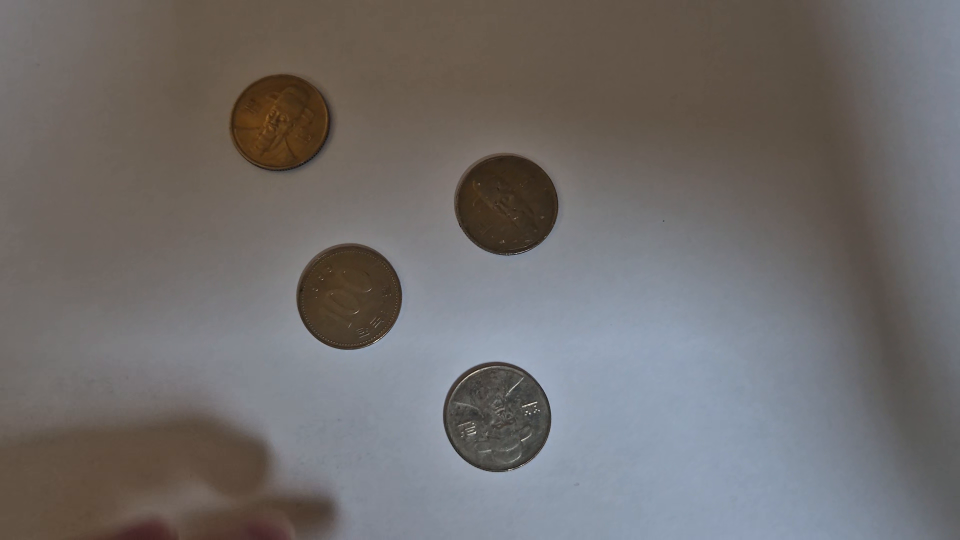
#> input picture frame 27 of coinfinal.mp4, 1920 x 1080 px (shown at 1/2 size)
$ jupyter execute homework4.ipynb
#> lines starting #> are read from the running program, lines starting #| are printed output that depends on the picture; after the words box and inside, x2 and y2 are one past the last pixel; in counts of white or black regions, pixels touching at a corner belong together
#### Homework4

##### (https://youtu.be/XvOzFmgU408)

[cell 1]
import numpy as np

import cv2

[cell 2]
def run_main():
    cap = cv2.VideoCapture("coinfinal.mp4")
    cap.set(cv2.CAP_PROP_FRAME_WIDTH, 1920)
    cap.set(cv2.CAP_PROP_FRAME_HEIGHT, 1080)
    while(True):
        ret, frame = cap.read()
#> frame is the input picture: shape (1080, 1920, 3); mean B, G, R 107.6, 108.6, 112.2
        roi = frame[0:1080, 0:1920]
        gray = cv2.cvtColor(roi, cv2.COLOR_BGR2GRAY)
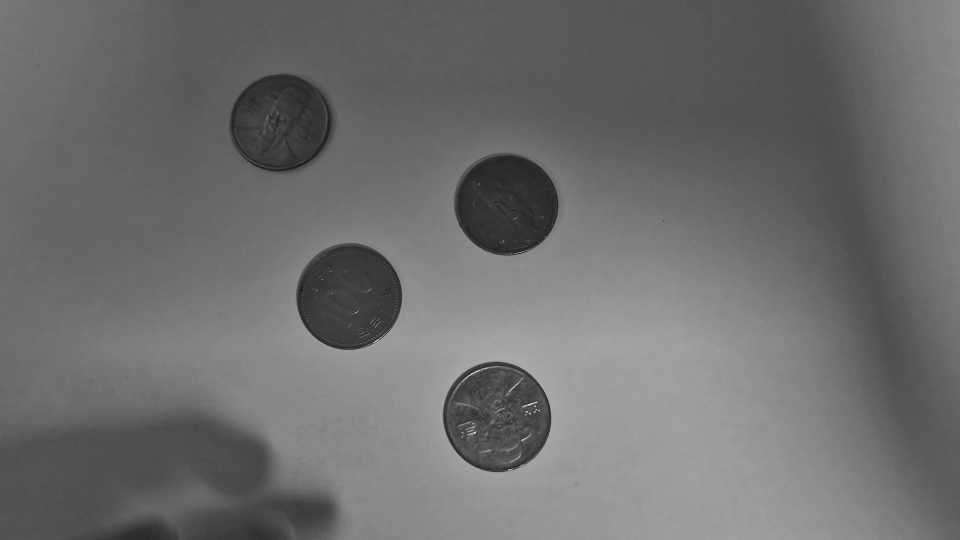
#> gray: shape (1080, 1920) (shown at 1/2 size); min 10, max 250, mean 109.6
        gray_blur = cv2.GaussianBlur(gray, (15, 15), 0)
        thresh = cv2.adaptiveThreshold(gray_blur, 255, cv2.ADAPTIVE_THRESH_GAUSSIAN_C,
                                       cv2.THRESH_BINARY_INV, 11, 1)
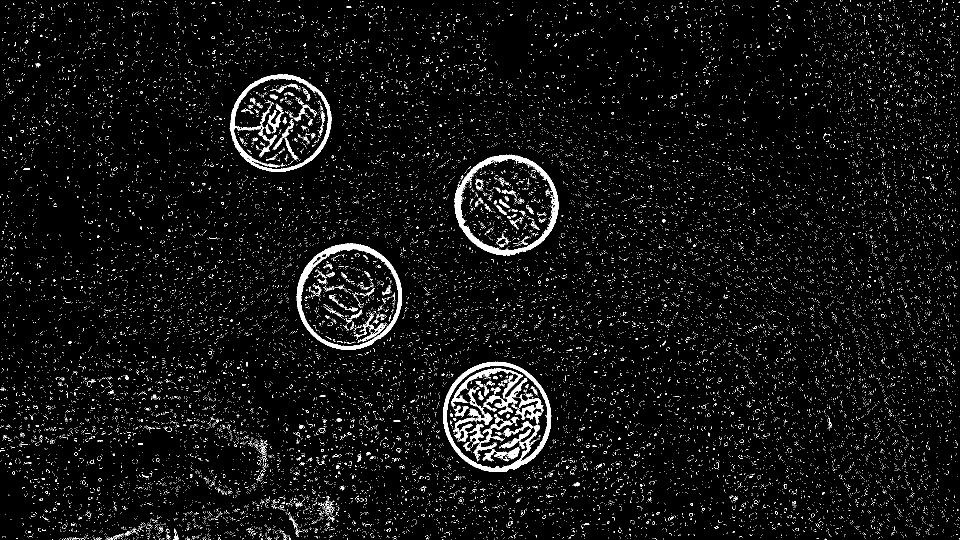
#> thresh: shape (1080, 1920) (shown at 1/2 size); 4.4% white; 24838 white regions (24645 under 20 px), largest, box (x1, y1, x2, y2) and area: (909, 309, 1117, 512) 5826, (886, 723, 1103, 944) 5774, (593, 487, 804, 700) 5578
        kernel = np.ones((3, 3), np.uint8)
        closing = cv2.morphologyEx(thresh, cv2.MORPH_CLOSE,
        kernel, iterations=4)
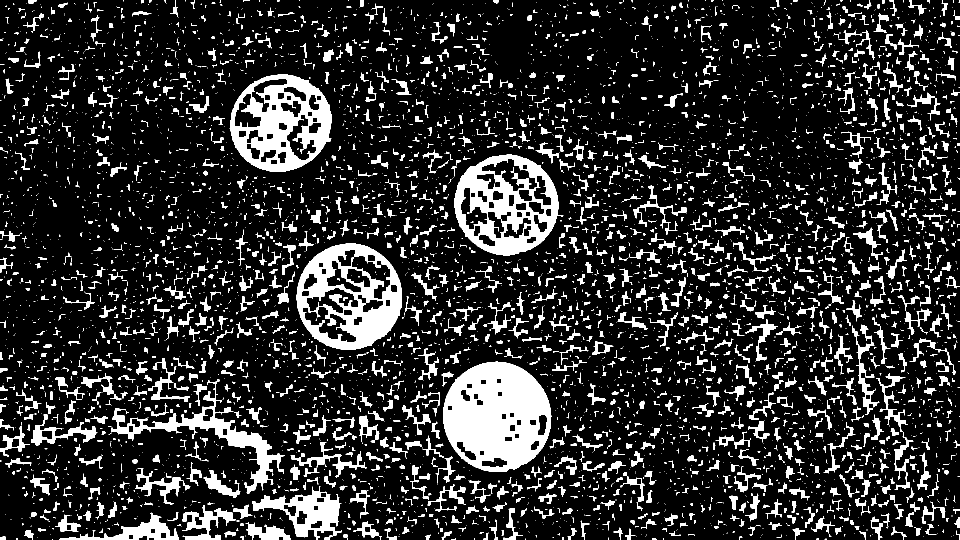
#> closing: shape (1080, 1920) (shown at 1/2 size); 15% white; 6021 white regions (4361 under 20 px)
        cont_img = closing.copy()
        contours, hierarchy = cv2.findContours(cont_img, cv2.RETR_EXTERNAL,
                                               cv2.CHAIN_APPROX_SIMPLE)
#> contours = 6003 contours, 4802 with area under 20; largest, box (x1, y1, x2, y2) and area: (886, 723, 1103, 944) 37028, (593, 487, 804, 700) 34798, (909, 309, 1127, 512) 32409, (459, 148, 664, 344) 30650, (223, 758, 570, 988) 9879
        for cnt in contours:
            area = cv2.contourArea(cnt)
            if area < 30000 or area > 50000:
                continue
            if len(cnt) < 5:
                continue
            ellipse = cv2.fitEllipse(cnt)
            cv2.ellipse(roi, ellipse, (0,255,0), 2)
#> this loop made 6003 passes
#> area on passes 18, 21, 24: 22, 21.5, 57
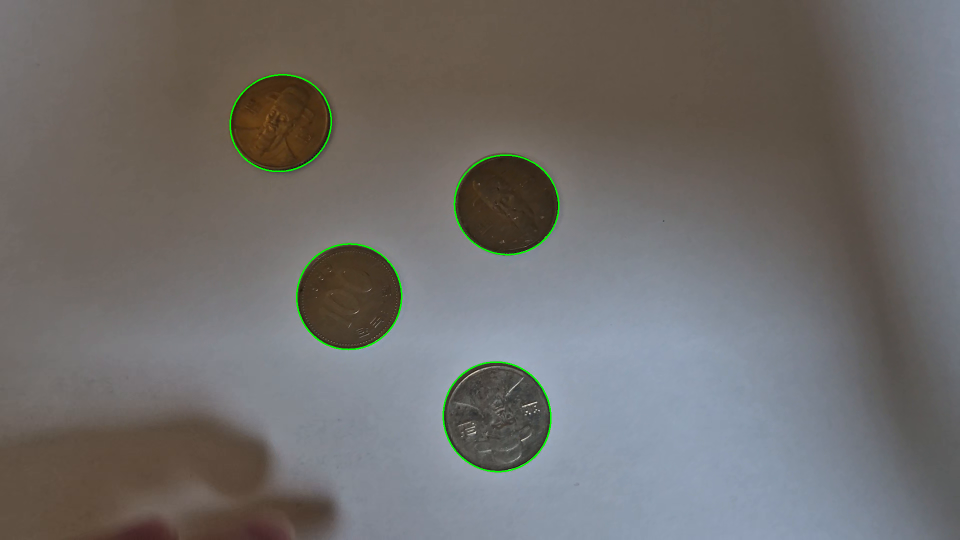
#> roi: shape (1080, 1920, 3) (shown at 1/2 size); 0.38% of pixels changed, all inside (x1, y1, x2, y2) = (459, 148, 1119, 945)
        cv2.imshow("Morphological Closing", closing)
        cv2.imshow("Adaptive Thresholding", thresh)
        cv2.imshow('Contours', roi)
        if cv2.waitKey(10) & 0xFF == ord('q'):
#> (key q is pressed here)
            break
    cap.release()
    cv2.destroyAllWindows()
if __name__ == "__main__":
    run_main()

$ run again, starting later in the video
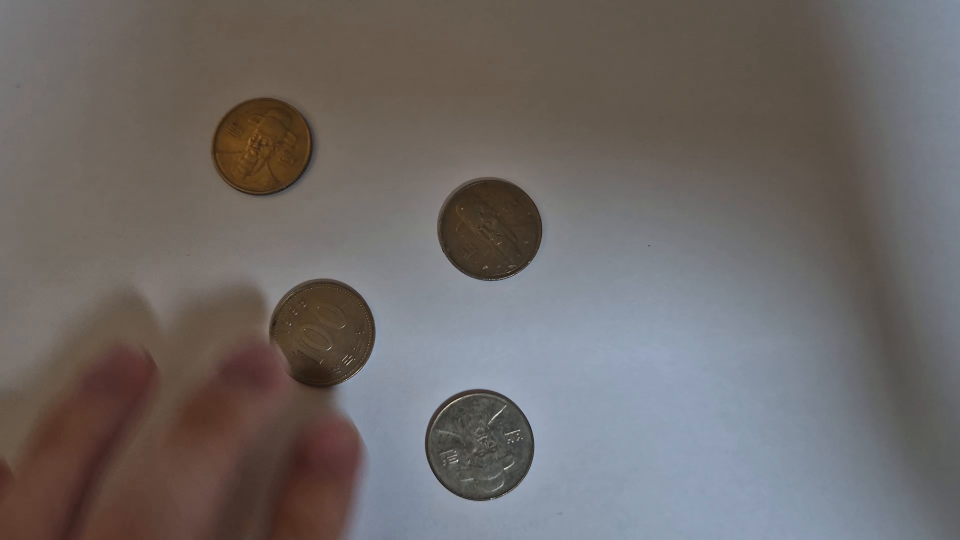
#> input picture frame 125 of coinfinal.mp4, 1920 x 1080 px (shown at 1/2 size)
#> in run_main, frame is the input picture: shape (1080, 1920, 3); mean B, G, R 102.8, 104.7, 109.9
#> in run_main, `thresh = cv2.adaptiveThreshold(gray_blur, 255, cv2.ADAPTIVE_THRESH_GAU..`:
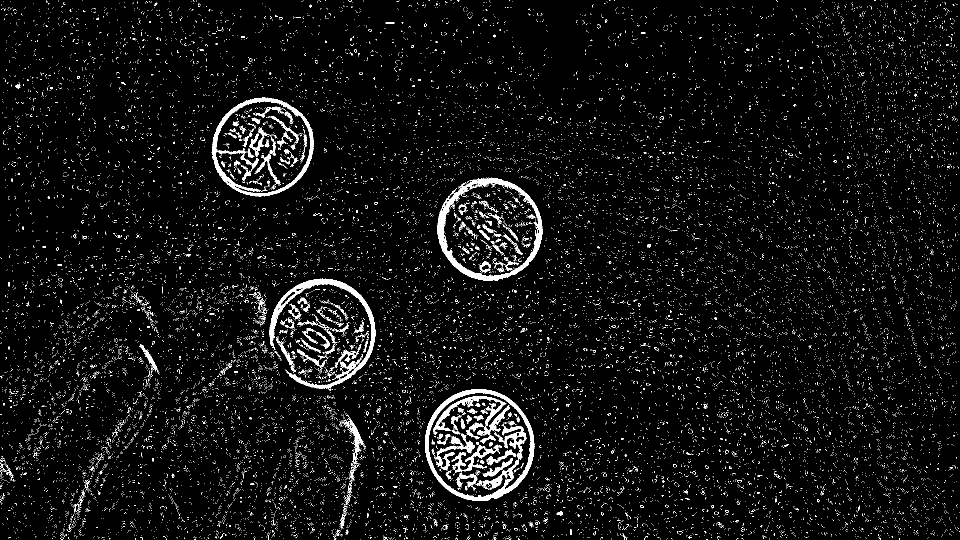
#> thresh: shape (1080, 1920) (shown at 1/2 size); 4.4% white; 24529 white regions (24332 under 20 px), largest, box (x1, y1, x2, y2) and area: (875, 355, 1085, 562) 6024, (539, 557, 751, 779) 5481, (850, 778, 1069, 1002) 5435
#> closing: shape (1080, 1920); 14.8% white; 5991 white regions (4471 under 20 px)
#> contours = 5981 contours, 4893 with area under 20; largest, box (x1, y1, x2, y2) and area: (331, 557, 751, 1080) 50555, (850, 778, 1069, 1002) 37988, (875, 355, 1093, 562) 33561, (423, 195, 628, 393) 31134, (69, 676, 319, 1080) 12582
#> the loop in run_main, `for cnt in contours:` made 5981 passes
#> area on passes 9, 16, 21: 22, 23, 21.5
#> after the loop in run_main, `for cnt in contours:`:
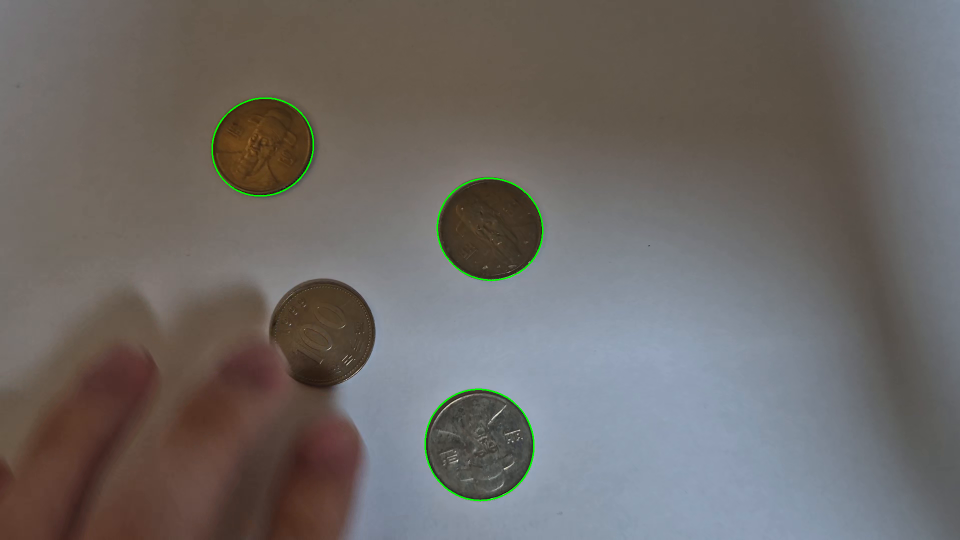
#> roi: shape (1080, 1920, 3) (shown at 1/2 size); 0.28% of pixels changed, all inside (x1, y1, x2, y2) = (423, 195, 1087, 1003)

$ run again, starting later in the video
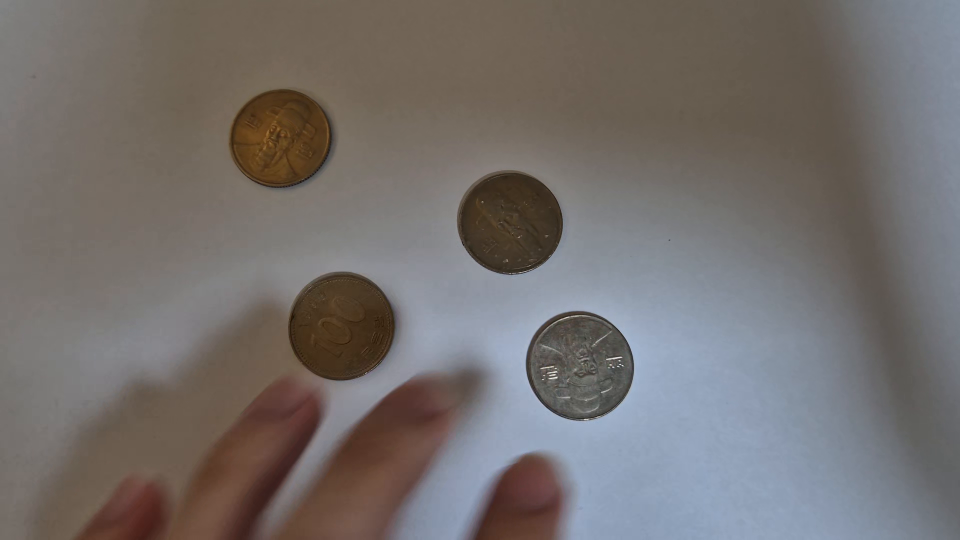
#> input picture frame 223 of coinfinal.mp4, 1920 x 1080 px (shown at 1/2 size)
#> in run_main, frame is the input picture: shape (1080, 1920, 3); mean B, G, R 108.7, 110.8, 116
#> in run_main, `thresh = cv2.adaptiveThreshold(gray_blur, 255, cv2.ADAPTIVE_THRESH_GAU..`:
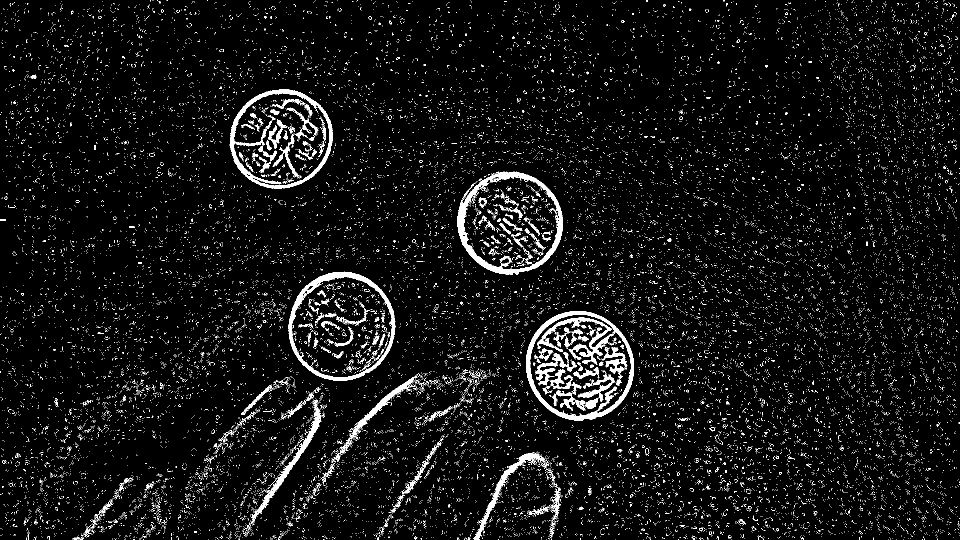
#> thresh: shape (1080, 1920) (shown at 1/2 size); 5% white; 26229 white regions (25982 under 20 px), largest, box (x1, y1, x2, y2) and area: (1052, 622, 1268, 842) 8248, (914, 343, 1126, 550) 6139, (577, 543, 791, 762) 5256
#> closing: shape (1080, 1920); 16.8% white; 5480 white regions (3979 under 20 px)
#> contours = 5471 contours, 4368 with area under 20; largest, box (x1, y1, x2, y2) and area: (1052, 622, 1268, 842) 36781, (577, 543, 800, 762) 36124, (914, 343, 1133, 550) 33944, (459, 178, 672, 377) 31846, (533, 667, 1002, 1080) 21476
#> the loop in run_main, `for cnt in contours:` made 5471 passes
#> area on passes 8, 12, 19: 24.5, 24.5, 43.5
#> after the loop in run_main, `for cnt in contours:`:
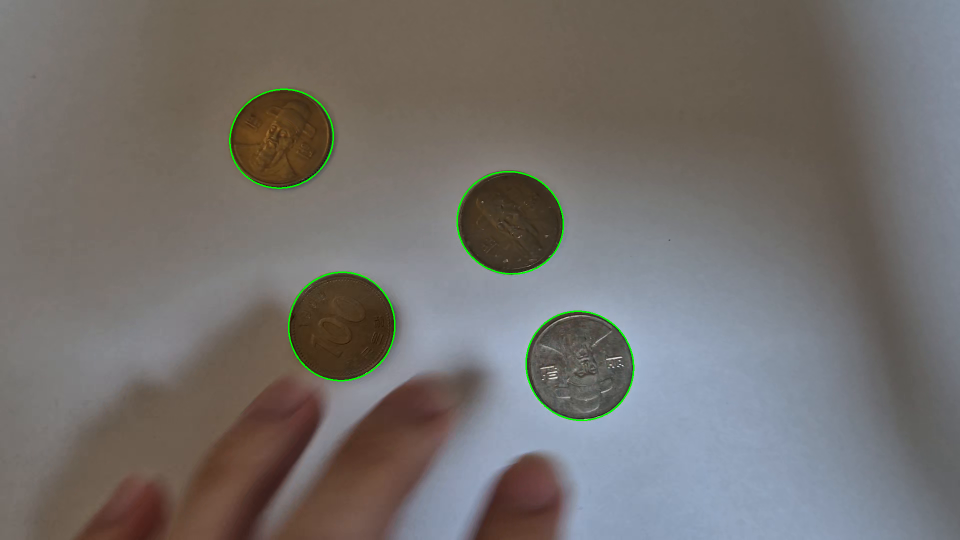
#> roi: shape (1080, 1920, 3) (shown at 1/2 size); 0.38% of pixels changed, all inside (x1, y1, x2, y2) = (458, 177, 1269, 842)
